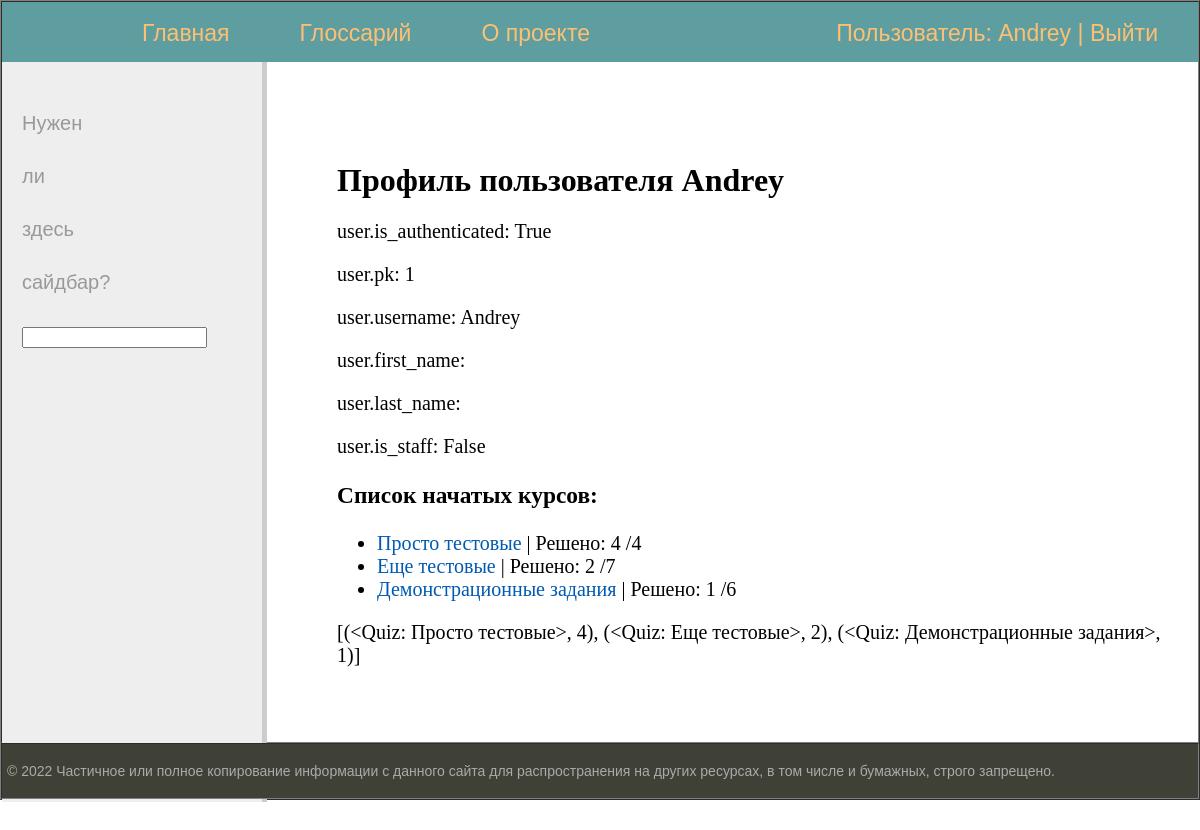
/profile/ (signed in), run on the app's committed database.
### kalm_quizes/models.py (models this page shows)
class Quiz(models.Model):
    quiz_number = models.IntegerField(default=0)
    quiz_name = models.CharField(max_length=150)
    def __str__(self):
        return self.quiz_name
    def single_choice_count(self):
        count = self.singlechoice_set.count()
        return count
    def put_in_gaps_count(self):
        count = self.putingaps_set.count()
        return count
    def put_in_order_count(self):
        count = self.putinorder_set.count()
        return count
    def get_count_all(self):
        count_all = self.single_choice_count() + self.put_in_order_count() + self.put_in_gaps_count()
        return count_all
    class Meta:
        verbose_name = 'Курс'
        verbose_name_plural = 'Курсы'

### kalm_quizes/views.py (the view)
# urls.py: path('profile/', views.profile_page, name='profile'),
def profile_page(request):
    context = {
        'request': request,
        'quizes_stat': get_quiz_stat(request),
    }
    return render(request, 'kalm_quizes/profile_page.html', context)

### kalm_quizes/views.py (called while the page is built)
def get_quiz_stat(request):
    if request.user.is_authenticated:
        quizes_stat = []
        user_profile_records = request.user.usercourseprofile_set.all()
        for rec in user_profile_records:
            right_answers_count = len(UserCourseAnswers.objects.filter(user=rec.user_id,
                                                                       quiz=rec.quiz_id,
                                                                       result=1))
            quiz = Quiz.objects.get(pk=rec.quiz_id)
            quizes_stat.append((quiz, right_answers_count))
    else:
        quizes_stat = None
    return quizes_stat

### templates/kalm_quizes/profile_page.html (shortened to what this page needs)
{% extends 'kalm_quizes/base_template_1.html' %}
{% block content %}
<h1>Профиль пользователя {{user.username}}</h1>
<p>user.is_authenticated: {{user.is_authenticated}}</p>
<p>user.pk: {{user.pk}}</p>
<p>user.username: {{user.username}}</p>
<p>user.first_name: {{user.first_name}}</p>
<p>user.last_name: {{user.last_name}}</p>
<p>user.is_staff: {{user.is_staff}}</p>
<h3>Список начатых курсов:</h3>
<ul>
    {% for quiz, stat in quizes_stat %}
        <li><a href="{% url 'kalm_quizes:quiz_page' quiz.id %}">{{quiz.quiz_name}}</a> | Решено: {{stat}} /{{quiz.get_count_all}}</li>
    {% endfor %}
</ul>
<p>{{quizes_stat}}</p>
{% endblock %}

### templates/kalm_quizes/base_template_1.html (shortened to what this page needs)
{% load static %}
<!DOCTYPE html>
<html>
<head>
	<link type="text/css" href="{% static 'kalm_quizes/css/styles.css' %}" rel="stylesheet" />
</head>
<body>
<table class="table-page" border="1" cellpadding="0" cellspacing="0">
<tr><td valign=top>
{% block mainmenu %}
		<div class="header">
			<ul id="mainmenu" class="mainmenu">
				<li class="logo"><a href=''><div class="logo"></div></a></li>
				<li><a href="{% url 'kalm_quizes:index' %}">Главная</a></li>
				<li><a href="{% url 'kalm_quizes:glossary' %}">Глоссарий</a></li>
				<li><a href="{% url 'kalm_quizes:about' %}">О проекте</a></li>
				{% if request.user.is_authenticated %}
					<li class="last"> <a href="{% url 'kalm_quizes:profile' %}">Пользователь: {{user.username}}</a> | <a href="{% url 'logout' %}">Выйти</a></li>
				{% else %}
					<li class="last"><a href="{% url 'kalm_quizes:register' %}">Регистрация</a> | <a href="{% url 'login' %}">Войти</a></li>
				{% endif %}
			</ul>
		</div>
{% endblock mainmenu %}
<table class="table-content" border=0 cellpadding="0" cellspacing="0">
<tr>
	<td valign="top" class="left-chapters">
		{% if quiz and request.user.is_authenticated %}
			<h4>Прогресс по курсу</h4>
				<ul id="leftchapters">{% for course, stat in quizes_stat %}
					{% if course.quiz_number == quiz.quiz_number %}
						{{stat}} /{{course.get_count_all}}
					{% endif %}
    			{% endfor %}</ul>
		{% else %}
		<ul id="leftchapters">
			<li>Нужен</li>
			<li>ли</li>
			<li>здесь</li>
			<li>сайдбар?</li>
			<li><input type="search" id="search" name="search"></li>
		</ul>
		{% endif %}
	</td>
<td valign="top" class="content">
	<div class="content-text">
{% block content %}
{% endblock %}
	</div>
</td></tr></table>
</td></tr>
<tr><td valign=top>
	<div id="footer">
		<p>&copy; 2022 Частичное или полное копирование информации с данного сайта для распространения на других ресурсах, в том числе и бумажных, строго запрещено.</p>
	</div>
</td></tr></table>
</body>
</html>

### kalm_quizes/static/kalm_quizes/css/styles.css (style rules this page uses)
html, body { font-family: 'Arial'; margin: 0 auto; padding: 0; height: 100%; width: 100%; color: #444; }
a { color: #0059b2; text-decoration: none; }
.table-page { width: 100%; height: 100%; vertical-align: top; }
.table-page tr { height: 100%; }
.header { background: #5F9EA0; height: 60px; }
.logo { background: url('../images/logo.png') no-repeat 10px 5px; width: 70px; height: 60px; }
ul.mainmenu { list-style: none ; margin: 0; padding: 20; height: 60px; color: #fdc073; font-size: 23px; overflow: hidden; }
ul.mainmenu li { float: left; margin: 18px 40px 0 30px; }
ul.mainmenu li.logo { margin: 0; }
ul.mainmenu li.last { float: right; }
ul.mainmenu li a { color: #fdc073; text-decoration: none; }
.table-content { width: 100%; min-height: 100%; height: 100%; }
.left-chapters { margin: 0; background: #eee; border-right: 5px solid #ccc; min-height: 100%; }
.left-chapters ul { width: 230px; min-height: 100%; margin: 0; padding: 20px 10px 10px 20px; list-style: none; font-size: 20px; }
.left-chapters ul li { margin: 30px 0 0 0; color: #999; }
.content { padding: 40px 20px 20px 40px; width: 100%; box-sizing: border-box; }
.content-text { margin: 60px 0 0 30px; color: #000; font-size: 20px; font-family: Yandex Sans Display Light; }
.content-text h1 { font-size: 32px; }
#footer { box-sizing: border-box; background: #3F4137; padding: 5px; color: #aaa; font-size: 14px; font-family: Verdana, Geneva, Arial, Helvetica; text-align: left; overflow: hidden; }

### data on the page
Quiz: quiz_name "Просто тестовые", stat "4", get_count_all "4", quiz_name.quiz_name "[(<Quiz: Просто тестовые>, 4), (<Quiz: Еще тестовые>, 2), (<Quiz: Демонстрационные задания>, 1)]"
Quiz: quiz_name "Еще тестовые", stat "2", get_count_all "7"
Quiz: quiz_name "Демонстрационные задания", quiz_number "1", get_count_all "6"

### other printed values
{{ user.username }} "Andrey"
{{ user.is_authenticated }} "True"
{{ user.pk }} "1"
{{ user.is_staff }} "False"
